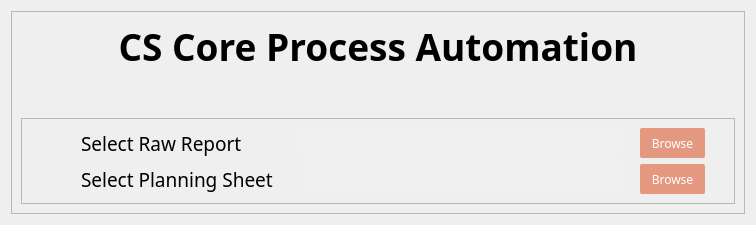
        <widget class="QWidget" name="Browser_page_1">
         <property name="styleSheet">
          <string notr="true">QPage{
background:none;
}
</string>
         </property>
         <layout class="QGridLayout" name="gridLayout_8">
          <item row="0" column="0">
           <widget class="QFrame" name="Frame_for_planning">
            <property name="styleSheet">
             <string notr="true">QFrame{
background:none;
}

QPushbutton{
	background-color:rgba(224, 123, 91, 153);
border-radius:12px;
font: 600 12pt &quot;Calibri&quot;;
}

QLabel{
background:none;
}

</string>
            </property>
            <property name="frameShape">
             <enum>QFrame::Shape::StyledPanel</enum>
            </property>
            <property name="frameShadow">
             <enum>QFrame::Shadow::Raised</enum>
            </property>
            <layout class="QGridLayout" name="gridLayout_3">
             <item row="0" column="0">
              <layout class="QVBoxLayout" name="verticalLayout_3">
               <item>
                <widget class="QLabel" name="label">
                 <property name="font">
                  <font>
                   <family>Ericsson Hilda</family>
                   <pointsize>28</pointsize>
                   <bold>true</bold>
                  </font>
                 </property>
                 <property name="text">
                  <string>CS Core Process Automation</string>
                 </property>
                 <property name="alignment">
                  <set>Qt::AlignmentFlag::AlignCenter</set>
                 </property>
                </widget>
               </item>
               <item>
                <spacer name="verticalSpacer_3">
                 <property name="orientation">
                  <enum>Qt::Orientation::Vertical</enum>
                 </property>
                 <property name="sizeType">
                  <enum>QSizePolicy::Policy::Maximum</enum>
                 </property>
                 <property name="sizeHint" stdset="0">
                  <size>
                   <width>20</width>
                   <height>40</height>
                  </size>
                 </property>
                </spacer>
               </item>
               <item>
                <widget class="QFrame" name="frame_for_file_browsers">
                 <property name="styleSheet">
                  <string notr="true">QFrame{
background:none;
}
QPushButton{
	color:white;
	background-color: rgba(224, 123, 91, 191);
	border-radius:2px;
	padding:5px;
}

QPushButton:hover{
	color:white;
	background-color: rgba(224, 123, 91, 153);
	border-radius:2px;
	font-weight:600;
	padding:5px;
}

QPushButton:clicked{
	color:white;
	background-color: rgba(224, 123, 91, 230);
	border-radius:2px;
	font-weight:800;
	padding:5px;
}


QLineEdit{
	background-color: rgba(242, 242, 242, 100);
	border-radius:5px;
}</string>
                 </property>
                 <property name="frameShape">
                  <enum>QFrame::Shape::StyledPanel</enum>
                 </property>
                 <property name="frameShadow">
                  <enum>QFrame::Shadow::Raised</enum>
                 </property>
                 <layout class="QGridLayout" name="gridLayout_4">
                  <item row="0" column="0">
                   <layout class="QHBoxLayout" name="horizontalLayout_2">
                    <item>
                     <spacer name="horizontalSpacer_4">
                      <property name="orientation">
                       <enum>Qt::Orientation::Horizontal</enum>
                      </property>
                      <property name="sizeType">
                       <enum>QSizePolicy::Policy::MinimumExpanding</enum>
                      </property>
                      <property name="sizeHint" stdset="0">
                       <size>
                        <width>50</width>
                        <height>20</height>
                       </size>
                      </property>
                     </spacer>
                    </item>
                    <item>
                     <widget class="QLabel" name="label_2">
                      <property name="font">
                       <font>
                        <family>Ericsson Hilda</family>
                        <pointsize>14</pointsize>
                        <fontweight>Medium</fontweight>
                       </font>
                      </property>
                      <property name="lineWidth">
                       <number>0</number>
                      </property>
                      <property name="text">
                       <string>Select Raw Report</string>
                      </property>
                      <property name="scaledContents">
                       <bool>true</bool>
                      </property>
                     </widget>
                    </item>
                    <item>
                     <spacer name="horizontalSpacer">
                      <property name="orientation">
                       <enum>Qt::Orientation::Horizontal</enum>
                      </property>
                      <property name="sizeType">
                       <enum>QSizePolicy::Policy::Minimum</enum>
                      </property>
                      <property name="sizeHint" stdset="0">
                       <size>
                        <width>52</width>
                        <height>20</height>
                       </size>
                      </property>
                     </spacer>
                    </item>
                    <item>
                     <widget class="QLineEdit" name="Raw_report_linedit">
                      <property name="sizePolicy">
                       <sizepolicy hsizetype="Fixed" vsizetype="Fixed">
                        <horstretch>0</horstretch>
                        <verstretch>0</verstretch>
                       </sizepolicy>
                      </property>
                      <property name="minimumSize">
                       <size>
                        <width>320</width>
                        <height>30</height>
                       </size>
                      </property>
                      <property name="maximumSize">
                       <size>
                        <width>320</width>
                        <height>30</height>
                       </size>
                      </property>
                     </widget>
                    </item>
                    <item>
                     <spacer name="horizontalSpacer_2">
                      <property name="orientation">
                       <enum>Qt::Orientation::Horizontal</enum>
                      </property>
                      <property name="sizeType">
                       <enum>QSizePolicy::Policy::MinimumExpanding</enum>
                      </property>
                      <property name="sizeHint" stdset="0">
                       <size>
                        <width>10</width>
                        <height>20</height>
                       </size>
                      </property>
                     </spacer>
                    </item>
                    <item>
                     <widget class="QPushButton" name="raw_report_pushButton">
                      <property name="minimumSize">
                       <size>
                        <width>65</width>
                        <height>30</height>
                       </size>
                      </property>
                      <property name="maximumSize">
                       <size>
                        <width>65</width>
                        <height>16777215</height>
                       </size>
                      </property>
                      <property name="font">
                       <font>
                        <family>Corbel</family>
                        <pointsize>9</pointsize>
                        <bold>false</bold>
                       </font>
                      </property>
                      <property name="text">
                       <string>Browse</string>
                      </property>
                     </widget>
                    </item>
                    <item>
                     <spacer name="horizontalSpacer_3">
                      <property name="orientation">
                       <enum>Qt::Orientation::Horizontal</enum>
                      </property>
                      <property name="sizeType">
                       <enum>QSizePolicy::Policy::MinimumExpanding</enum>
                      </property>
                      <property name="sizeHint" stdset="0">
                       <size>
                        <width>20</width>
                        <height>20</height>
                       </size>
                      </property>
                     </spacer>
                    </item>
                   </layout>
                  </item>
                  <item row="1" column="0">
                   <layout class="QHBoxLayout" name="horizontalLayout_3">
                    <item>
                     <spacer name="horizontalSpacer_8">
                      <property name="orientation">
                       <enum>Qt::Orientation::Horizontal</enum>
                      </property>
                      <property name="sizeType">
                       <enum>QSizePolicy::Policy::MinimumExpanding</enum>
                      </property>
                      <property name="sizeHint" stdset="0">
                       <size>
                        <width>50</width>
                        <height>20</height>
                       </size>
                      </property>
                     </spacer>
                    </item>
                    <item>
                     <widget class="QLabel" name="label_3">
                      <property name="sizePolicy">
                       <sizepolicy hsizetype="Minimum" vsizetype="Minimum">
                        <horstretch>0</horstretch>
                        <verstretch>0</verstretch>
                       </sizepolicy>
                      </property>
                      <property name="font">
                       <font>
                        <family>Ericsson Hilda</family>
                        <pointsize>14</pointsize>
                        <fontweight>Medium</fontweight>
                       </font>
                      </property>
                      <property name="text">
                       <string>Select Planning Sheet</string>
                      </property>
                     </widget>
                    </item>
                    <item>
                     <spacer name="horizontalSpacer_5">
                      <property name="orientation">
                       <enum>Qt::Orientation::Horizontal</enum>
                      </property>
                      <property name="sizeType">
                       <enum>QSizePolicy::Policy::Minimum</enum>
                      </property>
                      <property name="sizeHint" stdset="0">
                       <size>
                        <width>25</width>
                        <height>20</height>
                       </size>
                      </property>
                     </spacer>
                    </item>
                    <item>
                     <widget class="QLineEdit" name="planning_sheet_linedit">
                      <property name="sizePolicy">
                       <sizepolicy hsizetype="Fixed" vsizetype="Fixed">
                        <horstretch>0</horstretch>
                        <verstretch>0</verstretch>
                       </sizepolicy>
                      </property>
                      <property name="minimumSize">
                       <size>
                        <width>320</width>
                        <height>30</height>
                       </size>
                      </property>
                      <property name="maximumSize">
                       <size>
                        <width>320</width>
                        <height>30</height>
                       </size>
                      </property>
                     </widget>
                    </item>
                    <item>
                     <spacer name="horizontalSpacer_6">
                      <property name="orientation">
                       <enum>Qt::Orientation::Horizontal</enum>
                      </property>
                      <property name="sizeType">
                       <enum>QSizePolicy::Policy::MinimumExpanding</enum>
                      </property>
                      <property name="sizeHint" stdset="0">
                       <size>
                        <width>10</width>
                        <height>20</height>
                       </size>
                      </property>
                     </spacer>
                    </item>
                    <item>
                     <widget class="QPushButton" name="package_pushButton">
                      <property name="minimumSize">
                       <size>
                        <width>65</width>
                        <height>30</height>
                       </size>
                      </property>
                      <property name="maximumSize">
                       <size>
                        <width>65</width>
                        <height>16777215</height>
                       </size>
                      </property>
                      <property name="font">
                       <font>
                        <family>Corbel</family>
                        <pointsize>9</pointsize>
                        <bold>false</bold>
                       </font>
                      </property>
                      <property name="text">
                       <string>Browse</string>
                      </property>
                     </widget>
                    </item>
                    <item>
                     <spacer name="horizontalSpacer_7">
                      <property name="orientation">
                       <enum>Qt::Orientation::Horizontal</enum>
                      </property>
                      <property name="sizeType">
                       <enum>QSizePolicy::Policy::MinimumExpanding</enum>
                      </property>
                      <property name="sizeHint" stdset="0">
                       <size>
                        <width>20</width>
                        <height>20</height>
                       </size>
                      </property>
                     </spacer>
                    </item>
                   </layout>
                  </item>
                 </layout>
                </widget>
               </item>
              </layout>
             </item>
            </layout>
           </widget>
          </item>
         </layout>
        </widget>
